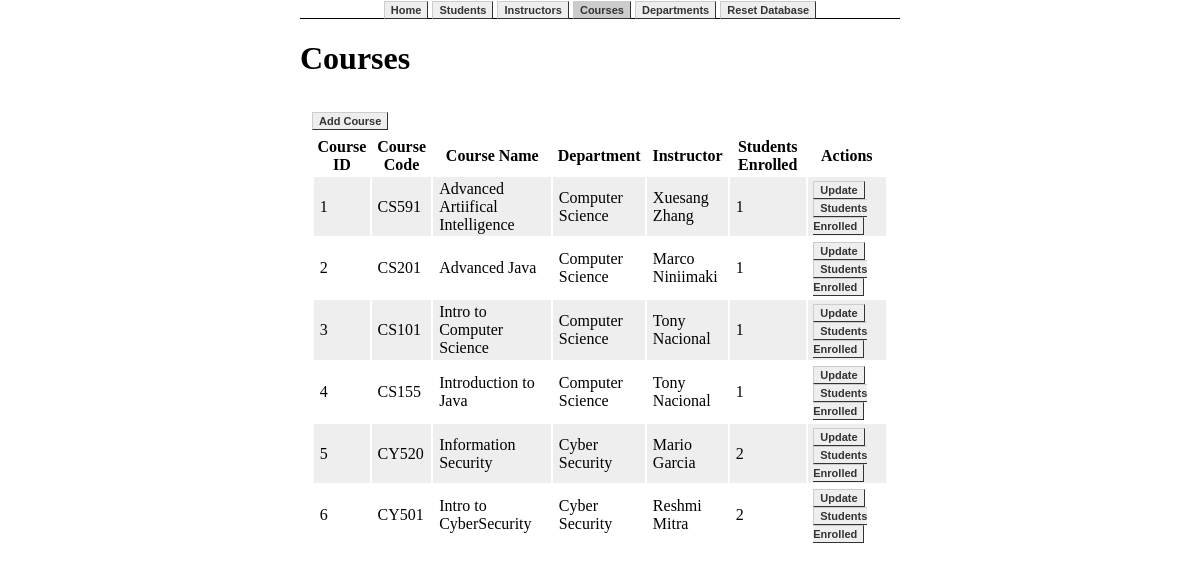
The page /course on the database its author committed.
### app.py (models this page shows, shortened)
class Course(db.Model):
    id = db.Column(db.Integer, primary_key=True)
    code = db.Column(db.String(5), nullable=False, unique=True)
    name = db.Column(db.String(40), nullable=False)
    instructor_id = db.Column(db.Integer, db.ForeignKey('instructor.id'))
    department_id = db.Column(db.Integer, db.ForeignKey('department.id'))

class Department(db.Model):
    id = db.Column(db.Integer, primary_key=True)
    name = db.Column(db.String(40), nullable=False)
    instructors = db.relationship('Instructor',foreign_keys='Instructor.department_in_id', backref='department_in',lazy='select')
    head = db.relationship('Instructor', foreign_keys='Instructor.department_head_of_id', backref='department_head_of',lazy='select',uselist=False)
    courses = db.relationship('Course',backref='department',lazy='select')
    studentsMajored = db.relationship('Student',backref='major',lazy='select')

class Instructor(db.Model):
    id = db.Column(db.Integer, primary_key=True)
    fname = db.Column(db.String(40), nullable=False)
    lname = db.Column(db.String(40), nullable=False)
    dob = db.Column(db.String(10), nullable=False)
    studentsAdvised = db.relationship('Student',backref='advisor', lazy='select')
    courses = db.relationship('Course',backref='instructor',lazy='select')
    department_in_id = db.Column(db.Integer, db.ForeignKey('department.id'))
    department_head_of_id = db.Column(db.Integer, db.ForeignKey('department.id'))

### app.py (the view)
@app.route("/course")
def getCourses():
    courses = Course.query.all()
    return render_template('course/index.html', courses=courses)

### templates/course/index.html (shortened to what this page needs)
{%extends 'base.html'%}
{%block body%}
<div class="container">
    <h1>Courses</h1>
    <div class="box">
        <a href="/course/add">Add Course</a>
        {%if courses|length == 0%}
            No courses in Database
        {%else%}
        <table>
            <tr>
                <th>Course ID</th>
                <th>Course Code</th>
                <th>Course Name</th>
                <th>Department</th>
                <th>Instructor</th>
                <th>Students Enrolled</th>
                <th>Actions</th>
            </tr>
            {%for course in courses%}
                <tr>
                    <td>{{course.id}}</td>
                    <td>{{course.code}}</td>
                    <td>{{course.name}}</td>
                    <td>{{course.department.name}}</td>
                    <td>{{course.instructor.fname}} {{course.instructor.lname}}</td>
                    <td>{{course.students_enrolled|length}}</td>
                    <td>
                        <a href="/course/{{course.id}}/update">Update</a>
                        <a href="/course/{{course.id}}/students">Students Enrolled</a>
                    </td>
                </tr>
            {%endfor%}
        </table>
        {%endif%}
    </div>
</div>
{%endblock%}

### static/css/main.css (style rules this page uses)
body { width:50%; margin:auto; }
nav li a, .container a, button { transition-duration: 0.5s; margin:0; font: bold 11px Arial; text-decoration: none; background-color: #EEEEEE; color: #333333; padding: 2px 6px 2px 6px; border-top: 1px solid #CCCCCC; border-right: 1px solid #333333; border-bottom: 1px solid #333333; border-left: 1px solid #CCCCCC; }
.container { overflow-x:auto; }
.box { padding:2%; width:auto; }
table { margin:1% 0; width:100%; }
tr:nth-child(even) { background-color: #EEEEEE; }
td { padding:.5% 1%; }

### rows shown on the page
Course: id "1", code "CS591", name "Advanced Artiifical Intelligence", department.name "Computer Science", instructor.fname "Xuesang", instructor.lname "Zhang", students_enrolled|length "1"
Course: id "2", code "CS201", name "Advanced Java", department.name "Computer Science", instructor.fname "Marco", instructor.lname "Niniimaki", students_enrolled|length "1"
Course: id "3", code "CS101", name "Intro to Computer Science", department.name "Computer Science", instructor.fname "Tony", instructor.lname "Nacional", students_enrolled|length "1"
Course: id "4", code "CS155", name "Introduction to Java", department.name "Computer Science", instructor.fname "Tony", instructor.lname "Nacional", students_enrolled|length "1"
Course: id "5", code "CY520", name "Information Security", department.name "Cyber Security", instructor.fname "Mario", instructor.lname "Garcia", students_enrolled|length "2"
Course: id "6", code "CY501", name "Intro to CyberSecurity", department.name "Cyber Security", instructor.fname "Reshmi", instructor.lname "Mitra", students_enrolled|length "2"
